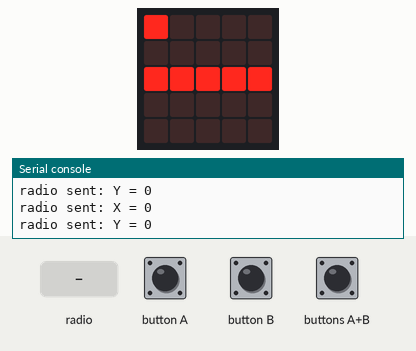
Recording of a program running on a simulated Calliope mini (MakeCode). On the bench: the board's 5×5 LED display, the last lines printed to the serial console. Inputs (shaded band) come from the test bench. No radio messages arrive unless stated (any console line starting 'radio sent:' is added by the test bench).

Above: at 1.6 s.
1.7 s: buttons A+B pressed for 0.15 s
At 2.36 s:
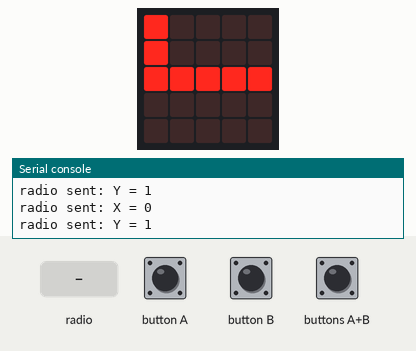
2.4 s: button B pressed for 0.15 s
At 3.7 s:
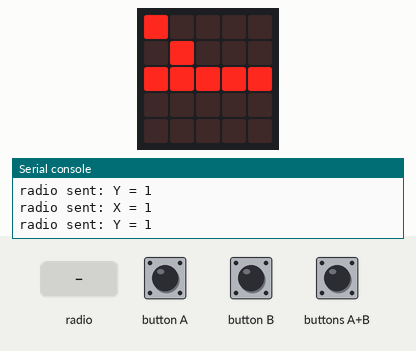
4.0 s: radio message "X=1" arrives
At 6.6 s:
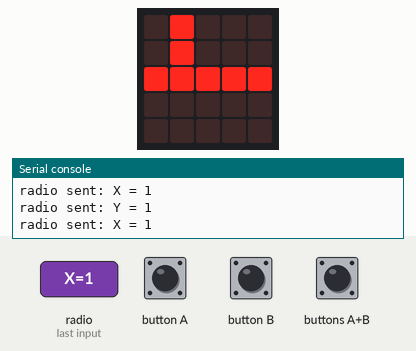
7.0 s: button A pressed for 0.15 s
At 8.1 s:
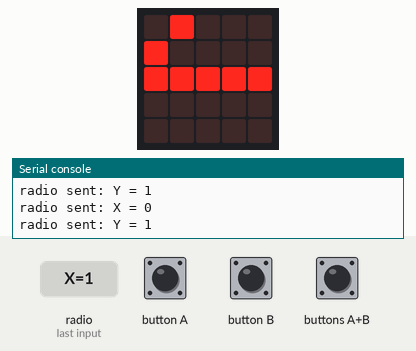
8.6 s: radio message "Y=1" arrives
At 9.8 s:
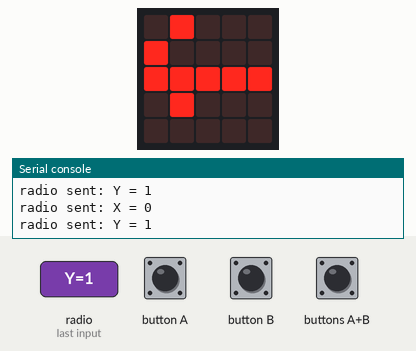
10.1 s: buttons A+B pressed for 1 s
At 11.6 s:
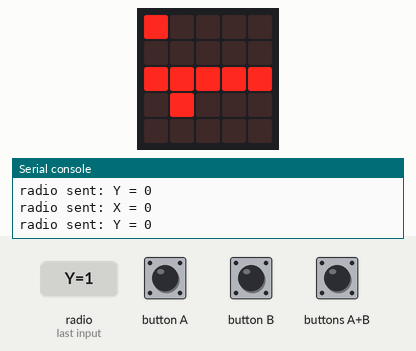
Timing chart, 0 to 13.1 s (numbered marks = the images above; inputs shaded):
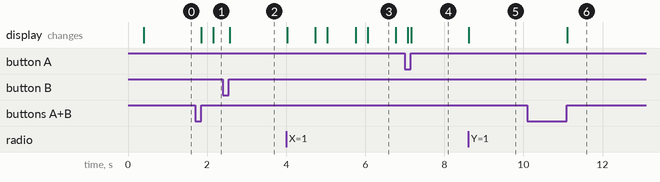

Measured:
- after the input at 1.7 s, the display: first changes after 0.15 s (image 1 shows a later state)
- after the input at 2.4 s, the display: changes after 0.17 s (image 2)
- after the input at 4.0 s, the display: changes at once (image 3)
- after the input at 7.0 s, the display: first differs from a run without the input after 0.16 s (image 4)
- after the input at 8.6 s, the display: changes at once (image 5)
- after the input at 10.1 s, the display: changes after 1.0 s (image 6)
- what the display in image 3 shows lasts 0.7 s, from 6.1 s to 6.8 s

The program:

main.ts
```typescript
input.onButtonEvent(Button.A, input.buttonEventClick(), function () {
    X = Math.constrain(X, 0, 4) - 1
})
input.onButtonEvent(Button.AB, input.buttonEventClick(), function () {
    if (Y == 1) {
        Y = 0
    } else if (Y == 0) {
        Y = 1
    }
})
input.onButtonEvent(Button.B, input.buttonEventClick(), function () {
    X = Math.constrain(X, 0, 4) + 1
})
radio.onReceivedValue(function (name, value) {
    if (name == "Y") {
        if (value == 1) {
            On_Y = 3
        } else if (value == 0) {
            On_Y = 4
        }
    }
    if (name == "X") {
        On_X = value
    }
})
let On_X = 0
let On_Y = 0
let Y = 0
let X = 0
radio.setTransmitSerialNumber(false)
basic.showLeds(`
    . . . . .
    . . . . .
    # # # # #
    . . . . .
    . . . . .
    `)
basic.forever(function () {
    led.plot(Math.constrain(X, 0, 4), Y)
    if (Y == 1) {
        led.unplot(X, 0)
    } else if (Y == 0) {
        led.unplot(X, 1)
    }
    led.unplot(X + 1, Y)
    led.unplot(X - 1, Y)
    radio.sendValue("X", X)
    radio.sendValue("Y", Y)
})
basic.forever(function () {
    led.plot(Math.constrain(On_X, 0, 4), On_Y)
    if (On_Y == 3) {
        led.unplot(On_X, 4)
    } else if (On_Y == 4) {
        led.unplot(On_X, 3)
    }
    led.unplot(On_X + 1, On_Y)
    led.unplot(On_X - 1, On_Y)
})
```

test.ts
```typescript
// Hier kann man Tests durchführen; diese Datei wird nicht kompiliert, wenn dieses Paket als Erweiterung verwendet wird.
```
